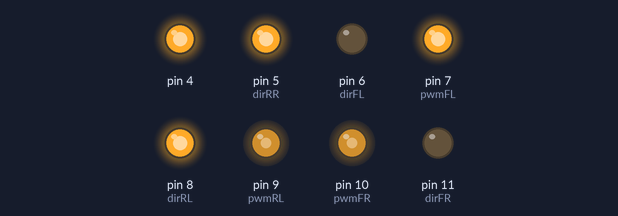
A sketch run on a simulated Arduino Uno, built with avr-gcc and run on an emulated ATmega328P. On the bench: output pins drawn as LEDs (lit = HIGH). What the sketch prints to the serial monitor is not drawn.

Above: at 0.1 s.
Timing chart, 0 to 1.6 s (numbered marks = the images above):
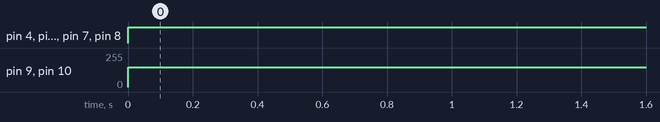

The sketch:

sketch_feb25a.ino
```cpp
// direction Pins
#define dirFL 6 //FR=RR in manualBot config // change RR to FR in autoBot
#define dirFR 11 //FL=FR in manualBot config
#define dirRR 5//RR=RL in manualBot config
#define dirRL 8 //RL=FL in manualBot config
// pwm Pins
#define pwmFL 7
#define pwmFR 10
#define pwmRR 4
#define pwmRL 9

#define GREEN 1
#define WHITE 0
#define dw(a,b) digitalWrite(a,b)
#define aw(a,b) analogWrite(a,b)

int speedValue = 150;
int slowspeed = 90;


void diagonal()
{
  aw(pwmFR,speedValue);
  aw(pwmFL,0);
  aw(pwmRL,  0);
  aw(pwmRR,  speedValue);
  Serial.println("diagonal");
  dw(dirFR, 1);
  dw(dirRR, 0);


}
void forward() {
  aw(pwmFR, speedValue);
  aw(pwmFL, speedValue);
  aw(pwmRR, speedValue);
  aw(pwmRL, speedValue);
  Serial.println("forward");

  dw(dirFR, 1);
  dw(dirFL, 0);
  dw(dirRL, 0);
  dw(dirRR, 1);
}
void backward() {
  aw(pwmFR, speedValue);
  aw(pwmFL, speedValue);
  aw(pwmRR, speedValue);
  aw(pwmRL, speedValue);
  Serial.println("backward");
  dw(dirFR, 0);
  dw(dirFL, 0);
  dw(dirRL, 1);
  dw(dirRR, 1);
 }
void left() {
  aw(pwmFR, speedValue);
  aw(pwmFL, speedValue);
  aw(pwmRR, speedValue);
  aw(pwmRL, speedValue);
  Serial.println("left");
  dw(dirFR, 0);
  dw(dirFL, 0);
  dw(dirRL, 0);
  dw(dirRR, 0);
}
void right() {
  aw(pwmFR, speedValue);
  aw(pwmFL, speedValue);
  aw(pwmRR, speedValue);
  aw(pwmRL, speedValue);
  Serial.println("right");
  dw(dirFR, 1);
  dw(dirFL, 1);
  dw(dirRL, 1);
  dw(dirRR, 1);
}
void stopall(){
  aw(pwmFR,0);
  aw(pwmFL,0);
  aw(pwmRR,0);
  aw(pwmRL,0);
  Serial.println("stop");
}
void setup() {
  // put your setup code here, to run once:
pinMode(pwmFR, OUTPUT);
  pinMode(pwmFR, OUTPUT);
  pinMode(pwmFL, OUTPUT);
  pinMode(pwmRL, OUTPUT);
  pinMode(dirFR, OUTPUT);
  pinMode(dirFL, OUTPUT);
  pinMode(dirRR, OUTPUT);
  pinMode(dirRL, OUTPUT);
  Serial.begin(9600);
}

void loop() {
  // put your main code here, to run repeatedly:
      // dirRL- 9 dir
//      aw(pwmFL, speedValue);
//  di
backward();
}
```

Measured:
- by itself, pin 4, pin 5 (dirRR), pin 7 (pwmFL), pin 8 (dirRL): LOW → HIGH at 0.00 s
- by itself, pin 9 (pwmRL), pin 10 (pwmFR): 0/255 → 150/255 at 0.00 s
